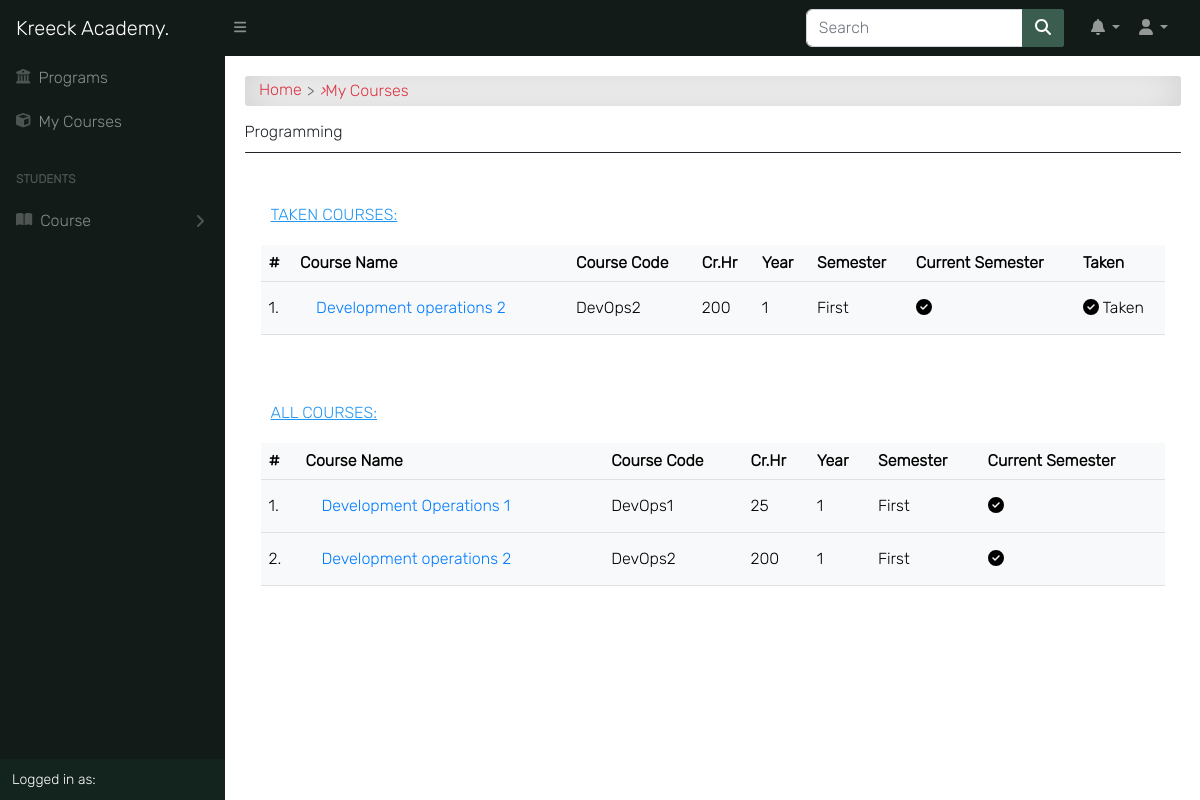
The app's page /programs/my_courses/ (signed in) with its own data.
### accounts/models.py (models this page shows, shortened)
class Student(models.Model):
    student = models.OneToOneField(User, on_delete=models.CASCADE)
    level = models.CharField(max_length=25, choices=LEVEL, null=True)
    department = models.ForeignKey(Program, on_delete=models.CASCADE, null=True)
    objects = StudentManager()

### course/models.py (models this page shows, shortened)
class Program(models.Model):
    title = models.CharField(max_length=150, unique=True)
    summary = models.TextField(null=True, blank=True)
    objects = ProgramManager()

class Course(models.Model):
    slug = models.SlugField(blank=True, unique=True)
    title = models.CharField(max_length=200, null=True)
    code = models.CharField(max_length=200, unique=True, null=True)
    credit = models.IntegerField(null=True, default=0)
    summary = models.TextField(max_length=200, blank=True, null=True)
    program = models.ForeignKey(Program, on_delete=models.CASCADE)
    level = models.CharField(max_length=25, choices=LEVEL, null=True)
    year = models.IntegerField(choices=YEARS, default=0)
    semester = models.CharField(choices=SEMESTER, max_length=200)
    is_elective = models.BooleanField(default=False, blank=True, null=True)
    objects = CourseManager()
    def get_absolute_url(self):
        return reverse('course_detail', kwargs={'slug': self.slug})
    @property
    def is_current_semester(self):
        from app.models import Semester
        current_semester = Semester.objects.get(is_current_semester=True)
        if self.semester == current_semester.semester:
            return True
        else:
            return False

### result/models.py (models this page shows, shortened)
class TakenCourse(models.Model):
    student = models.ForeignKey(Student, on_delete=models.CASCADE)
    course = models.ForeignKey(Course, on_delete=models.CASCADE, related_name='taken_courses')
    assignment = models.DecimalField(max_digits=5, decimal_places=2, default=0.0)
    mid_exam = models.DecimalField(max_digits=5, decimal_places=2, default=0.0)
    quiz = models.DecimalField(max_digits=5, decimal_places=2, default=0.0)
    attendance = models.DecimalField(max_digits=5, decimal_places=2, default=0.0)
    final_exam = models.DecimalField(max_digits=5, decimal_places=2, default=0.0)
    total = models.DecimalField(max_digits=5, decimal_places=2, default=0.0)
    grade = models.CharField(choices=GRADE, max_length=2, blank=True)
    point = models.DecimalField(max_digits=5, decimal_places=2, default=0.0)
    comment = models.CharField(choices=COMMENT, max_length=200, blank=True)
    def get_absolute_url(self):
        return reverse('course_detail', kwargs={'slug': self.course.slug})

### course/views.py (the view)
# urls.py: path('my_courses/', user_course_list, name="user_course_list"),
@cache_control(no_cache=True, must_revalidate=True, no_store=True)
@login_required
def user_course_list(request):
    if request.user.is_lecturer:
        courses = Course.objects.filter(allocated_course__lecturer__pk=request.user.id)
        return render(request, 'course/user_course_list.html', {'courses': courses})
    elif request.user.is_student:
        student = Student.objects.get(student__pk=request.user.id)
        taken_courses = TakenCourse.objects.filter(student__student__id=student.student.id)
        courses = Course.objects.filter(level=student.level).filter(program__pk=student.department.id)
        return render(request, 'course/user_course_list.html', {
            'student': student,
            'taken_courses': taken_courses,
            'courses': courses
        })
    else:
        return render(request, 'course/user_course_list.html')

### templates/course/user_course_list.html (shortened to what this page needs)
{% extends 'base.html' %}
{% load static %}
{% block content %}
<div id="input-nav"><a href="{% url 'home' %}" class="primary1">Home</a> <i>&rsaquo;</i> My Courses</div>
{% if request.user.is_student %}
    <div class="title">{{ student.department.title }}</div>
    <div class="title-line"></div>
{% endif %}
{% if request.user.is_student %}
<div class="table-responsive p-3 mt-3">
    <div class="table-title"><u>Taken Courses:</u></div>
    <div class="table-shadow">
        <table class="table table-light">
            <thead>
                <tr>
                    <th>#</th>
                    <th> Course Name </th>
                    <th> Course Code </th>
                    <th> Cr.Hr </th>
                    <th> Year </th>
                    <th> Semester </th>
                    <th> Current Semester </th>
                    <th> Taken </th>
                </tr>
            </thead>
            <tbody>
                {% for course in taken_courses %}
                <tr>
                    <td>{{ forloop.counter }}.</td>
                    <td><a href="{{ course.get_absolute_url }}">
                        {{ course.course.title }}</a></td>
                    <td>{{ course.course.code }}</td>
                    <td>{{ course.course.credit }}</td>
                    <td>{{ course.course.year }}</td>
                    <td>{{ course.course.semester }}</td>
                    <th>
                        {% if course.course.is_current_semester == False %}
                        <i class="fas fa-times-circle fa-1-5x danger"></i>
                        {% else %}
                        <i class="fas fa-check-circle"></i>
                        {% endif %}
                    </th>
                    <td class="success">
                        <i class="fas fa-check-circle"></i> Taken
                    </td>
                </tr>
                {% endfor %}
            </tbody>
        </table>
    </div>
</div>
{% endif %}
<div class="table-responsive p-3">
    <div class="table-title"><u>All Courses:</u></div>
    <div class="table-shadow">
        <table class="table table-light">
            <thead>
                <tr>
                    <th>#</th>
                    <th> Course Name </th>
                    <th> Course Code </th>
                    <th> Cr.Hr </th>
                    <th> Year </th>
                    <th> Semester </th>
                    <th> Current Semester </th>
                </tr>
            </thead>
            <tbody>
                {% for course in courses %}
                <tr>
                    <td>{{ forloop.counter }}.</td>
                    <td><a href="{{ course.get_absolute_url }}">
                        {{ course.title }}</a></td>
                    <td>{{ course.code }}</td>
                    <td>{{ course.credit }}</td>
                    <td>{{ course.year }}</td>
                    <td>{{ course.semester }}</td>
                    <th>
                        {% if course.is_current_semester == False %}
                        <i class="fas fa-times-circle fa-1-5x danger"></i>
                        {% else %}
                        <i class="fas fa-check-circle"></i>
                        {% endif %}
                    </th>
                </tr>
                {% endfor %}
            </tbody>
        </table>
    </div>
</div>
{% endblock content %}

### static/css/style.css (style rules this page uses)
*, body { font-family: "Inter", sans-serif; }
body { background-color: #ffffff; }
.table td, .table th { vertical-align: middle; }
.table tbody > tr > td > a { display: -webkit-box; display: -ms-flexbox; display: flex; color: #007bff; padding: 0.5rem 1rem; -webkit-transition: 0.2s; transition: 0.2s; }
.table-title { text-transform: uppercase; font-size: 16px; padding: 10px; margin: 10px 0; color: #2196f3; }
#input-nav { display: -webkit-box; display: -ms-flexbox; display: flex; -ms-flex-wrap: wrap; flex-wrap: wrap; -webkit-box-align: center; -ms-flex-align: center; align-items: center; padding: 0.3rem 0.9rem; margin-bottom: 1rem; color: #dc3545; border-radius: 3px; background-color: #fff !important; -webkit-box-shadow: inset 0 0 2.5rem rgba(0, 0, 0, 0.2); box-shadow: inset 0 0 2.5rem rgba(0, 0, 0, 0.2); }
#input-nav a { color: #dc3545; }
#input-nav a::after { content: ">"; color: #666; margin: 0 5px; vertical-align: middle; }
a { color: #666; text-decoration: none; }
.title-line { height: 1px; background-color: #212529; border-radius: 2em; margin: 10px auto; }

### records on screen
Student: department "Programming"
TakenCourse: course "Development operations 2", course.code "DevOps2", course.credit "200", course.year "1", course.semester "First"
Course: title "Development Operations 1", code "DevOps1", credit "25", year "1", semester "First"
Course: title "Development operations 2", code "DevOps2", credit "200", year "1", semester "First"
